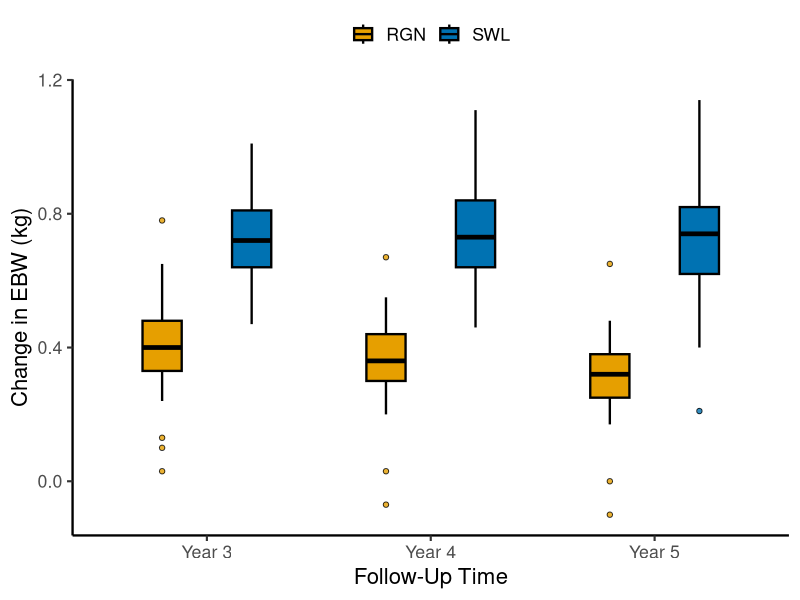

Here is the R script that generated this plot:
library(ggplot2)
library(here)
setwd(here::here("figures/FigS2"))

df = read.csv("data_delta_ebw.csv", stringsAsFactors = FALSE)

outlier_rows = do.call(rbind, lapply(seq_len(nrow(df)), function(i) {
  outs = df$outliers[i]
  if (is.na(outs) || outs == "") return(NULL)
  vals = as.numeric(strsplit(outs, ";")[[1]])
  data.frame(time = df$time[i], class = as.character(df$class[i]), value = vals)
}))

df$class = as.character(df$class)
colors = c("1" = "#E69F00", "2" = "#0072B2")

dodge_width = 0.8
x_levels = unique(df$time)
offsets = c("1" = -dodge_width / 4, "2" = dodge_width / 4)
outlier_rows$x_pos = as.numeric(factor(outlier_rows$time, levels = x_levels)) +
  offsets[outlier_rows$class]
outlier_rows$fill_col = colors[outlier_rows$class]

p = ggplot(df, aes(x = time, fill = class, group = interaction(time, class))) +
  geom_boxplot(
    aes(ymin = ymin, lower = lower, middle = middle, upper = upper, ymax = ymax),
    stat = "identity",
    position = position_dodge(width = dodge_width),
    width = 0.35, linewidth = 0.8, color = "black", outlier.shape = NA
  ) +
  geom_point(
    data = outlier_rows,
    aes(x = x_pos, y = value),
    fill = outlier_rows$fill_col,
    size = 1.5, alpha = 0.8, shape = 21, color = "black", inherit.aes = FALSE
  ) +
  scale_x_discrete(labels = c("d.36" = "Year 3", "d.48" = "Year 4", "d.60" = "Year 5")) +
  scale_fill_manual(values = colors, name = NULL,
                    labels = c("1" = "RGN", "2" = "SWL")) +
  labs(
    x = "Follow-Up Time",
    y = "Change in EBW (kg)"
  ) +
  theme_classic(base_size = 16) +
  theme(
    legend.position = "top",
    axis.line = element_line(linewidth = 0.8)
  )

ggsave("figs2_delta_ebw.png", p, width = 5, height = 4, dpi = 800, bg = "white")
